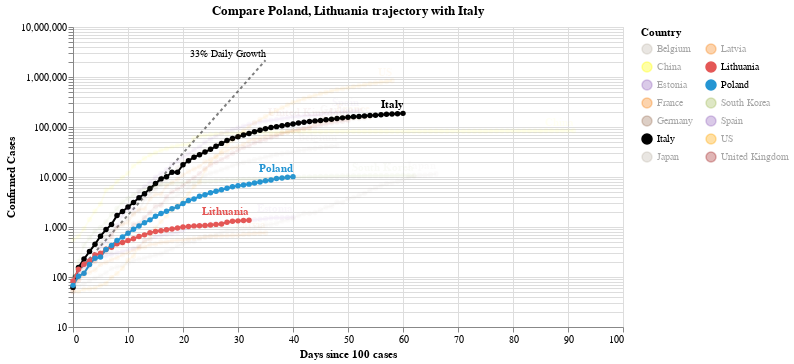

Notebook code for this chart:
### Code cell
#hide_input
chart2 = make_since_chart(dff2, ['Poland', 'Lithuania'], baseline_countries)
chart2

### Figure 1 — Vega-Lite specification as saved in the notebook (floating-point values rounded to 4 significant figures; data arrays with more than 128 entries replaced by an {"elided": "..."} marker saying what was removed)
{"config": {"view": {"continuousWidth": 400, "continuousHeight": 300}}, "layer": [{"mark": {"type": "line", "color": "black", "opacity": 0.5, "strokeDash": [3, 3]}, "encoding": {"x": {"type": "quantitative", "field": "Days since 100 cases"}, "y": {"type": "quantitative", "field": "Confirmed Cases"}}}, {"mark": {"type": "text", "align": "right", "dy": -6, "fontSize": 10, "text": "33% Daily Growth"}, "encoding": {"x": {"type": "quantitative", "field": "Days since 100 cases"}, "y": {"type": "quantitative", "field": "Confirmed Cases"}}, "transform": [{"filter": "(datum['Days since 100 cases'] >= 35)"}]}, {"data": {"name": "data-a935cc59f07bf05702d7ea7ddbe411b3"}, "mark": {"type": "line", "point": true}, "encoding": {"color": {"type": "nominal", "field": "Country", "legend": {"columns": 2}, "scale": {"domain": ["Belgium", "China", "Estonia", "France", "Germany", "Italy", "Japan", "Latvia", "Lithuania", "Poland", "South Korea", "Spain", "US", "United Kingdom"], "range": ["#C1B7AD", "yellow", "#9467bd", "#F58518", "#9D755D", "black", "#C1B7AD", "#F58518", "#E45756", "#2495D3", "#A1BA59", "#9467bd", "orange", "brown"]}}, "opacity": {"condition": {"value": 1, "selection": "selector004"}, "value": 0.05}, "tooltip": [{"type": "nominal", "field": "Country"}, {"type": "temporal", "field": "Date"}, {"type": "quantitative", "field": "Confirmed Cases"}, {"type": "quantitative", "field": "Days since 100 cases"}], "x": {"type": "quantitative", "field": "Days since 100 cases"}, "y": {"type": "quantitative", "field": "Confirmed Cases", "scale": {"type": "log"}}}, "selection": {"selector004": {"type": "multi", "fields": ["Country"], "bind": "legend", "init": [{"Country": "Poland"}, {"Country": "Lithuania"}, {"Country": "Italy"}]}}, "width": 550}, {"data": {"name": "data-a935cc59f07bf05702d7ea7ddbe411b3"}, "mark": {"type": "text", "align": "right", "dy": -8, "fontWeight": "bold"}, "encoding": {"color": {"type": "nominal", "field": "Country", "legend": {"columns": 2}, "scale": {"domain": ["Belgium", "China", "Estonia", "France", "Germany", "Italy", "Japan", "Latvia", "Lithuania", "Poland", "South Korea", "Spain", "US", "United Kingdom"], "range": ["#C1B7AD", "yellow", "#9467bd", "#F58518", "#9D755D", "black", "#C1B7AD", "#F58518", "#E45756", "#2495D3", "#A1BA59", "#9467bd", "orange", "brown"]}}, "opacity": {"condition": {"value": 1, "selection": "selector004"}, "value": 0.05}, "text": {"type": "nominal", "field": "Country"}, "tooltip": [{"type": "nominal", "field": "Country"}, {"type": "temporal", "field": "Date"}, {"type": "quantitative", "field": "Confirmed Cases"}, {"type": "quantitative", "field": "Days since 100 cases"}], "x": {"type": "quantitative", "field": "Days since 100 cases"}, "y": {"type": "quantitative", "field": "Confirmed Cases", "scale": {"type": "log"}}}, "transform": [{"filter": "(datum['Date'] >= 1587513600000)"}], "width": 550}], "data": {"name": "data-c1a3bbf4dd040f2e7e8e7a69520e3c2a"}, "title": "Compare Poland, Lithuania trajectory with Italy", "$schema": "https://vega.github.io/schema/vega-lite/v4.0.2.json", "datasets": {"data-c1a3bbf4dd040f2e7e8e7a69520e3c2a": [{"Days since 100 cases": 0, "Confirmed Cases": 100.0}, {"Days since 100 cases": 1, "Confirmed Cases": 133.0}, {"Days since 100 cases": 2, "Confirmed Cases": 176.9}, {"Days since 100 cases": 3, "Confirmed Cases": 235.3}, {"Days since 100 cases": 4, "Confirmed Cases": 312.9}, {"Days since 100 cases": 5, "Confirmed Cases": 416.2}, {"Days since 100 cases": 6, "Confirmed Cases": 553.5}, {"Days since 100 cases": 7, "Confirmed Cases": 736.1}, {"Days since 100 cases": 8, "Confirmed Cases": 979.1}, {"Days since 100 cases": 9, "Confirmed Cases": 1302.0}, {"Days since 100 cases": 10, "Confirmed Cases": 1732.0}, {"Days since 100 cases": 11, "Confirmed Cases": 2303.0}, {"Days since 100 cases": 12, "Confirmed Cases": 3064.0}, {"Days since 100 cases": 13, "Confirmed Cases": 4074.0}, {"Days since 100 cases": 14, "Confirmed Cases": 5419.0}, {"Days since 100 cases": 15, "Confirmed Cases": 7207.0}, {"Days since 100 cases": 16, "Confirmed Cases": 9586.0}, {"Days since 100 cases": 17, "Confirmed Cases": 12750.0}, {"Days since 100 cases": 18, "Confirmed Cases": 16960.0}, {"Days since 100 cases": 19, "Confirmed Cases": 22550.0}, {"Days since 100 cases": 20, "Confirmed Cases": 29990.0}, {"Days since 100 cases": 21, "Confirmed Cases": 39890.0}, {"Days since 100 cases": 22, "Confirmed Cases": 53060.0}, {"Days since 100 cases": 23, "Confirmed Cases": 70560.0}, {"Days since 100 cases": 24, "Confirmed Cases": 93850.0}, {"Days since 100 cases": 25, "Confirmed Cases": 124800.0}, {"Days since 100 cases": 26, "Confirmed Cases": 166000.0}, {"Days since 100 cases": 27, "Confirmed Cases": 220800.0}, {"Days since 100 cases": 28, "Confirmed Cases": 293700.0}, {"Days since 100 cases": 29, "Confirmed Cases": 390600.0}, {"Days since 100 cases": 30, "Confirmed Cases": 519500.0}, {"Days since 100 cases": 31, "Confirmed Cases": 690900.0}, {"Days since 100 cases": 32, "Confirmed Cases": 918900.0}, {"Days since 100 cases": 33, "Confirmed Cases": 1222000.0}, {"Days since 100 cases": 34, "Confirmed Cases": 1625000.0}, {"Days since 100 cases": 35, "Confirmed Cases": 2162000.0}], "data-a935cc59f07bf05702d7ea7ddbe411b3": {"elided": "755 records"}}}
